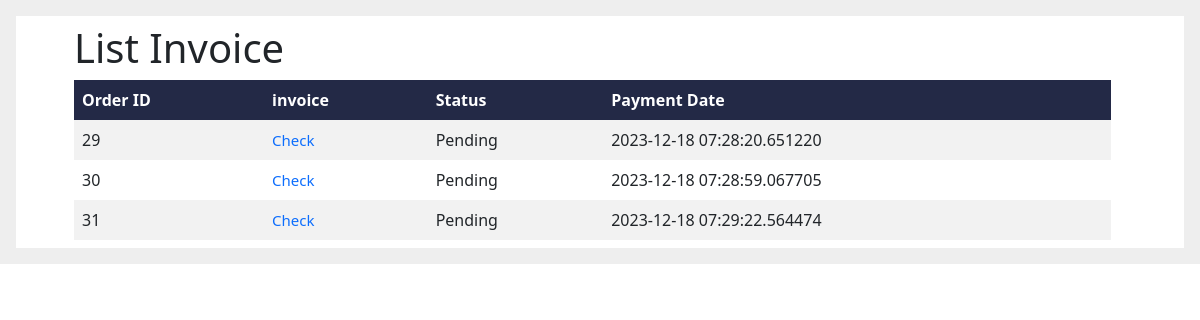
/myinvoice (signed in), run on an earlier commit of the app's database.
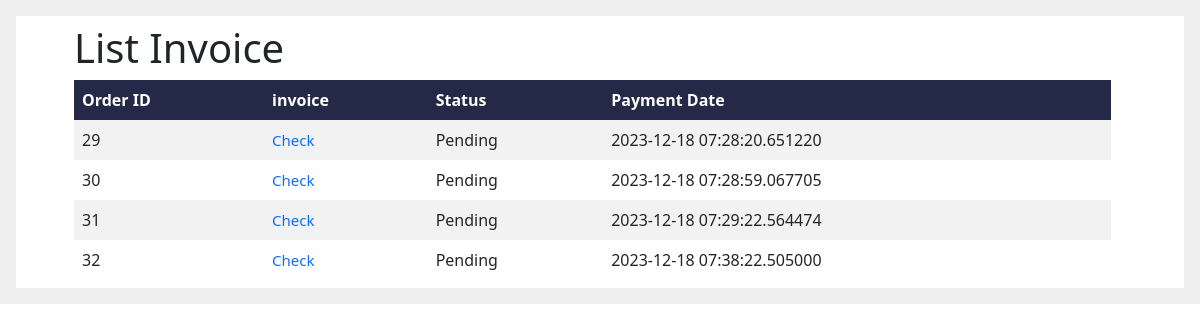
And on a later commit of the database.
### models/order_detail.py (models this page shows)
class Order_detail(db.Model):
    __tablename__ = 'order_detail'
    id_order = db.Column(db.Integer, primary_key=True)
    total = db.Column(db.Float)
    order_status = db.Column(db.String(100))
    id_payment = db.Column(db.Integer, db.ForeignKey('payment_detail.id_payment', name='fk_oDetail_payment'))
    id_session = db.Column(db.Integer, db.ForeignKey('session.id_session', name='fk_oDetail_session'))
    payment_detail = db.relationship('Payment_detail', back_populates='order_detail')
    session = db.relationship('session', back_populates='Order_detail')

### models/payment_detail.py (models this page shows)
class Payment_detail(db.Model):
    __tablename__ = 'payment_detail'
    id_payment = db.Column(db.Integer, primary_key=True)
    amount = db.Column(db.Integer)
    payment_method = db.Column(db.String(100))
    bank_name = db.Column(db.String(100))
    account_number = db.Column(db.String(100))
    payment_date = db.Column(db.DateTime, default=datetime.utcnow)
    order_detail = db.relationship('Order_detail', back_populates='payment_detail')

### app.py (the view)
@app.route('/myinvoice')
@login_required
def myinvoice():
    user_invoices = db.session.query(Order_detail).join(Order_detail.session).filter(session.id_user == current_user.id_user).all()
    return render_template('myinvoice.html', invoices=user_invoices)

### app.py (called while the page is built)
@login_manager.user_loader
def load_user(user_id):
    return User.query.get(int(user_id))

### templates/MyInvoice.html (shortened to what this page needs)
<!DOCTYPE html>
<html lang="en">
<head>
    <link rel="stylesheet" type="text/css" href="{{ url_for('static', filename='css/crud_admin.css') }}">
    <link href="https://cdn.jsdelivr.net/npm/bootstrap@5.3.2/dist/css/bootstrap.min.css" rel="stylesheet"
>
</head>
<body>
    <div class="d-flex bd-highlight">
        <div class="bd-highlight d-flex p-3 w-100" style="flex: 0 0 100%; background-color: #eeeeee;">
            <div class="d-flex flex-column bd-highlight w-100" style="background-color: white;">
                <div class="p-2 bd-highlight me-3 w-100">
                    <h1>List Invoice</h1>
                    <table>
                        <tr>
                            <th>Order ID</th>
                            <th>invoice</th>
                            <th>Status</th>
                            <th>Payment Date</th>
                        </tr>
                        <tr>
                            {% for invoice in invoices %}
                            <td>{{ invoice.id_order }}</td>
                            <td><a href="{{ url_for('cust_view_invoice', payment_id=invoice.id_payment) }}">Check</a></td>
                            <td>
                                {{ invoice.order_status }}
                            </td>
                            <td>{{ invoice.payment_detail.payment_date }}</td>
                        </tr>
                        {% endfor %}
                    </table>
                </div>
            </div>
        </div>
    </div>
</body>
</html>

What changed in the data, as far as the page shows it:
added Order_detail: id_order "32", order_status "Pending", payment_detail.payment_date "2023-12-18 07:38:22.505000"
